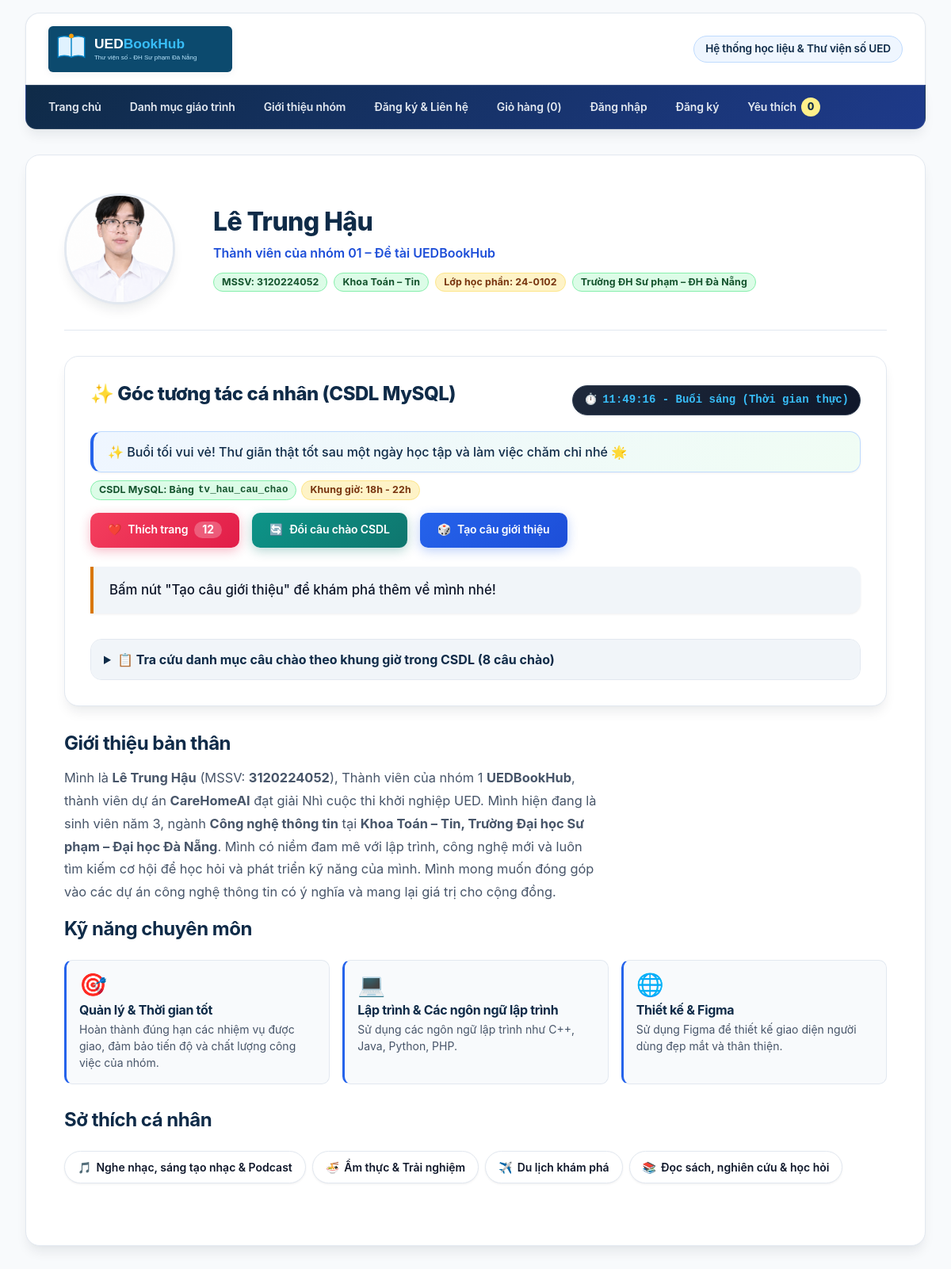
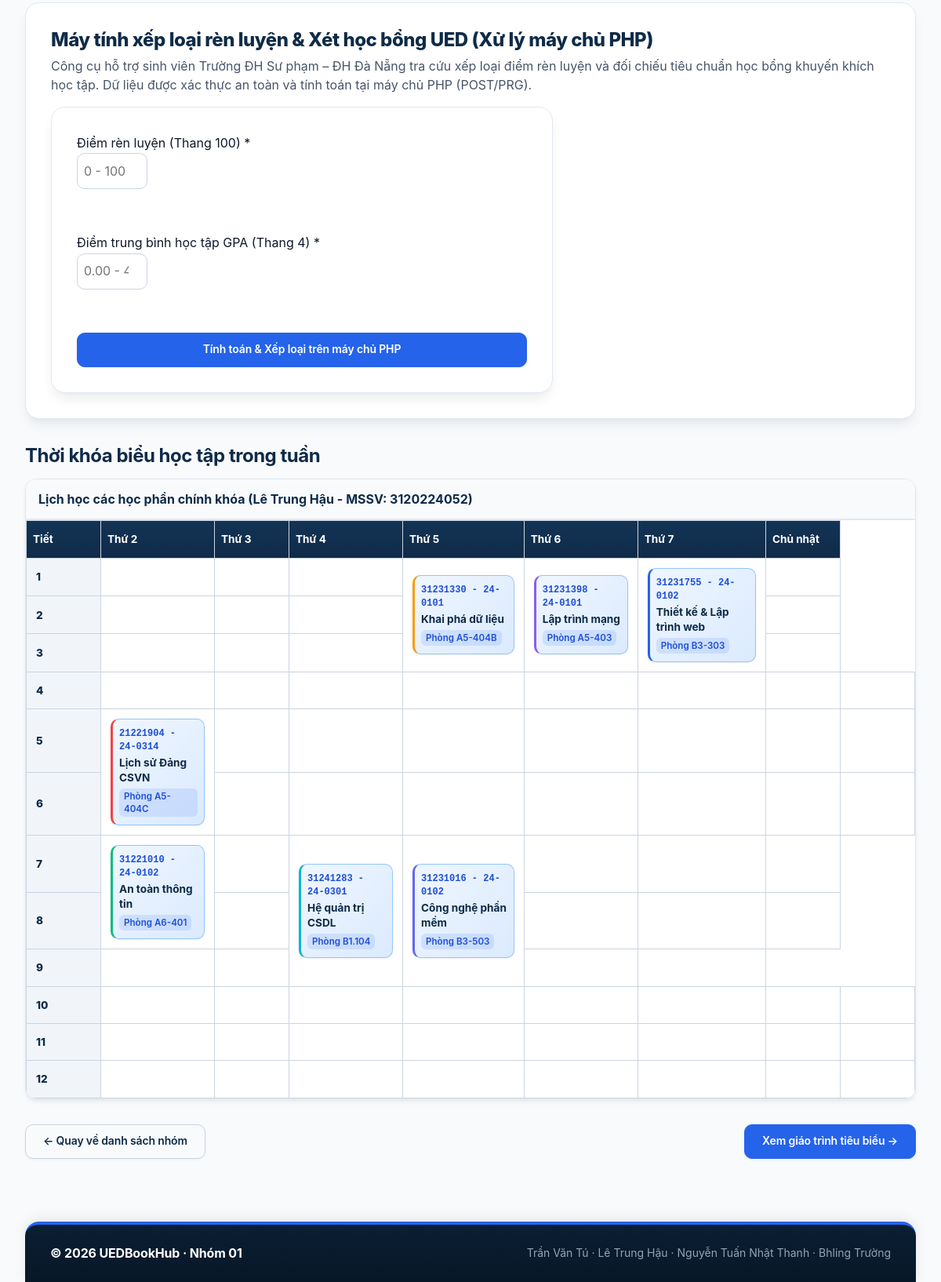
Page /thanhvien/3120224052_hau/gioithieu.php on the committed database (2 pictures, top to bottom).
### tables this page shows
CREATE TABLE tv_hau_cau_chao (
    id INT UNSIGNED AUTO_INCREMENT PRIMARY KEY,
    mssv CHAR(10) NOT NULL DEFAULT '3120224052',
    buoi ENUM('sang', 'chieu', 'toi', 'khuya') NOT NULL,
    gio_bat_dau TINYINT UNSIGNED NOT NULL,
    gio_ket_thuc TINYINT UNSIGNED NOT NULL,
    bieu_tuong VARCHAR(20) NOT NULL DEFAULT '✨',
    tieu_de VARCHAR(100) NOT NULL,
    loi_chao VARCHAR(500) NOT NULL,
    kich_hoat TINYINT(1) NOT NULL DEFAULT 1,
    ngay_tao DATETIME NOT NULL DEFAULT CURRENT_TIMESTAMP,
    KEY idx_tv_hau_cau_chao_gio (mssv, gio_bat_dau, gio_ket_thuc, kich_hoat),
    CONSTRAINT fk_tv_hau_cau_chao_thanh_vien FOREIGN KEY (mssv)
        REFERENCES thanh_vien(mssv) ON DELETE CASCADE
);

### thanhvien/3120224052_hau/gioithieu.php (the view, shortened to what the rows shown need)
<?php
$pdo = null;
try {
    $pdo = db();
} catch (Throwable $e) {
    error_log('CSDL MySQL chưa sẵn sàng: ' . $e->getMessage());
}
function layCauChaoCSDL(?PDO $pdo, string $mssv, ?int $gio = null): array {
    if ($pdo) {
        try {
            $sql = "SELECT id, buoi, gio_bat_dau, gio_ket_thuc, bieu_tuong, tieu_de, loi_chao
                    FROM tv_hau_cau_chao
                    WHERE mssv = :mssv
                      AND kich_hoat = 1
                      AND (
                        (gio_bat_dau <= gio_ket_thuc AND :g1 >= gio_bat_dau AND :g2 <= gio_ket_thuc)
                        OR (gio_bat_dau > gio_ket_thuc AND (:g3 >= gio_bat_dau OR :g4 <= gio_ket_thuc))
                      )
                    ORDER BY RAND()
                    LIMIT 1";
            $st = $pdo->prepare($sql);
            $st->execute([
                'mssv' => $mssv,
                'g1' => $gio,
                'g2' => $gio,
                'g3' => $gio,
                'g4' => $gio,
            ]);
            $kq = $st->fetch();
            if ($kq) {
                return $kq;
            }
        } catch (Throwable $e) {
            error_log('Lỗi lấy câu chào CSDL: ' . $e->getMessage());
        }
    }
}
$gioHienTai = (int)date('G');
$cauChaoHienTai = layCauChaoCSDL($pdo, MSSV_HAU, $gioHienTai);
require __DIR__ . '/../../inc/header.php';
?>
  <main class="noi-dung-chinh">
    <article class="ho-so-ca-nhan">
      <div class="ho-so-ca-nhan__than">
        <div class="ho-so-ca-nhan__hang-dau">
          <div class="ho-so-ca-nhan__thong-tin">
            <h1 class="ho-so-ca-nhan__ten">Lê Trung Hậu</h1>
          </div>
        </div>
        <section class="tuong-tac" id="tuong-tac" aria-labelledby="tieu-de-tuong-tac">
          <div class="tuong-tac__dau">
            <h2 id="tieu-de-tuong-tac" class="tuong-tac__tieu-de">✨ Góc tương tác cá nhân (CSDL MySQL)</h2>
          </div>
          <div class="khung-loi-chao-csdl">
            <div id="loi-chao" class="tuong-tac__loi-chao" role="status" aria-live="polite">
              <?= e($cauChaoHienTai['loi_chao']) ?>
            </div>
            <div class="loi-chao__thong-tin-csdl">
              <span class="huy-hieu huy-hieu--con">CSDL MySQL: Bảng <code>tv_hau_cau_chao</code></span>
              <span class="huy-hieu huy-hieu--sap-het" id="huy-hieu-khung-gio">Khung giờ: <?= e((string)$cauChaoHienTai['gio_bat_dau']) ?>h - <?= e((string)$cauChaoHienTai['gio_ket_thuc']) ?>h</span>
            </div>
          </div>
        </section>
        <section>
          <h2>Giới thiệu bản thân</h2>
        </section>
        <section>
          <h2>Kỹ năng chuyên môn</h2>
        </section>
        <section>
          <h2>Sở thích cá nhân</h2>
        </section>
      </div>
    </article>
    <section id="may-tinh-drl" class="may-tinh-drl" aria-labelledby="tieu-de-may-tinh-drl">
      <div>
        <h2 id="tieu-de-may-tinh-drl">Máy tính xếp loại rèn luyện &amp; Xét học bổng UED (Xử lý máy chủ PHP)</h2>
      </div>
    </section>
    <section class="khoi-thoi-khoa-bieu">
      <h2>Thời khóa biểu học tập trong tuần</h2>
      <div class="bang-cuon">
        <table class="bang-tkb">
          <caption>Lịch học các học phần chính khóa (Lê Trung Hậu - MSSV: 3120224052)</caption>
          <thead>
            <tr>
              <th scope="col">Tiết</th>
              <th scope="col">Thứ 2</th>
              <th scope="col">Thứ 3</th>
              <th scope="col">Thứ 4</th>
              <th scope="col">Thứ 5</th>
              <th scope="col">Thứ 6</th>
              <th scope="col">Thứ 7</th>
              <th scope="col">Chủ nhật</th>
            </tr>
          </thead>
          <tbody>
            <tr>
              <th scope="row">1</th>
            </tr>
            <tr>
              <th scope="row">2</th>
            </tr>
            <tr>
              <th scope="row">3</th>
            </tr>
            <tr>
              <th scope="row">4</th>
            </tr>
            <tr>
              <th scope="row">5</th>
            </tr>
            <tr>
              <th scope="row">6</th>
            </tr>
            <tr>
              <th scope="row">7</th>
            </tr>
            <tr>
              <th scope="row">8</th>
            </tr>
            <tr>
              <th scope="row">9</th>
            </tr>
            <tr>
              <th scope="row">10</th>
            </tr>
            <tr>
              <th scope="row">11</th>
            </tr>
            <tr>
              <th scope="row">12</th>
            </tr>
          </tbody>
        </table>
      </div>
    </section>
  </main>
<?php require __DIR__ . '/../../inc/footer.php'; ?>

### rows in the picture
tv_hau_cau_chao: loi_chao "✨ Buổi tối vui vẻ! Thư giãn thật tốt sau một ngày học tập và làm việc chăm chỉ nhé 🌟", gio_bat_dau "18", gio_ket_thuc "22"

### other values in the picture
$nhan "Trang chủ"
$nhan "Danh mục giáo trình"
$nhan "Giới thiệu nhóm"
$nhan "Đăng ký & Liên hệ"
$gioDauTrang->soMon() "0"
$soLuotThich "12"
$cauHienTai "Bấm nút \"Tạo câu giới thiệu\" để khám phá thêm về mình nhé!"
count($danhSachCauChao) "8"
